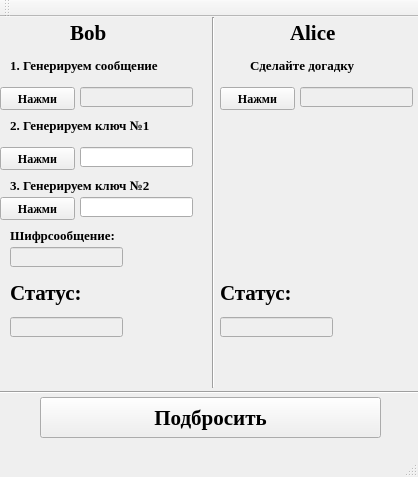
<?xml version="1.0" encoding="UTF-8"?>
<ui version="4.0">
 <class>MainWindow</class>
 <widget class="QMainWindow" name="MainWindow">
  <property name="geometry">
   <rect>
    <x>0</x>
    <y>0</y>
    <width>418</width>
    <height>477</height>
   </rect>
  </property>
  <property name="windowTitle">
   <string>MainWindow</string>
  </property>
  <widget class="QWidget" name="centralWidget">
   <widget class="QLabel" name="label">
    <property name="geometry">
     <rect>
      <x>70</x>
      <y>0</y>
      <width>71</width>
      <height>31</height>
     </rect>
    </property>
    <property name="font">
     <font>
      <family>Times New Roman</family>
      <pointsize>16</pointsize>
      <weight>75</weight>
      <bold>true</bold>
     </font>
    </property>
    <property name="text">
     <string>Bob</string>
    </property>
   </widget>
   <widget class="QLabel" name="label_2">
    <property name="geometry">
     <rect>
      <x>290</x>
      <y>0</y>
      <width>81</width>
      <height>31</height>
     </rect>
    </property>
    <property name="font">
     <font>
      <family>Times New Roman</family>
      <pointsize>16</pointsize>
      <weight>75</weight>
      <bold>true</bold>
     </font>
    </property>
    <property name="text">
     <string>Alice</string>
    </property>
   </widget>
   <widget class="QLabel" name="label_3">
    <property name="geometry">
     <rect>
      <x>10</x>
      <y>40</y>
      <width>171</width>
      <height>16</height>
     </rect>
    </property>
    <property name="font">
     <font>
      <family>Times New Roman</family>
      <pointsize>10</pointsize>
      <weight>75</weight>
      <bold>true</bold>
     </font>
    </property>
    <property name="text">
     <string>1. Генерируем сообщение</string>
    </property>
   </widget>
   <widget class="QPushButton" name="pushButton_messageBob">
    <property name="geometry">
     <rect>
      <x>0</x>
      <y>70</y>
      <width>75</width>
      <height>23</height>
     </rect>
    </property>
    <property name="font">
     <font>
      <family>Times New Roman</family>
      <weight>75</weight>
      <bold>true</bold>
     </font>
    </property>
    <property name="text">
     <string>Нажми</string>
    </property>
   </widget>
   <widget class="QLineEdit" name="lineEdit_messageBob">
    <property name="enabled">
     <bool>false</bool>
    </property>
    <property name="geometry">
     <rect>
      <x>80</x>
      <y>70</y>
      <width>113</width>
      <height>20</height>
     </rect>
    </property>
   </widget>
   <widget class="QLineEdit" name="lineEdit_keyBob">
    <property name="geometry">
     <rect>
      <x>80</x>
      <y>130</y>
      <width>113</width>
      <height>20</height>
     </rect>
    </property>
   </widget>
   <widget class="QLabel" name="label_4">
    <property name="geometry">
     <rect>
      <x>10</x>
      <y>100</y>
      <width>161</width>
      <height>16</height>
     </rect>
    </property>
    <property name="font">
     <font>
      <family>Times New Roman</family>
      <pointsize>10</pointsize>
      <weight>75</weight>
      <bold>true</bold>
     </font>
    </property>
    <property name="text">
     <string>2. Генерируем ключ №1</string>
    </property>
   </widget>
   <widget class="QLabel" name="label_5">
    <property name="geometry">
     <rect>
      <x>10</x>
      <y>160</y>
      <width>161</width>
      <height>16</height>
     </rect>
    </property>
    <property name="font">
     <font>
      <family>Times New Roman</family>
      <pointsize>10</pointsize>
      <weight>75</weight>
      <bold>true</bold>
     </font>
    </property>
    <property name="text">
     <string>3. Генерируем ключ №2</string>
    </property>
   </widget>
   <widget class="QPushButton" name="pushButton_keyBob">
    <property name="geometry">
     <rect>
      <x>0</x>
      <y>130</y>
      <width>75</width>
      <height>23</height>
     </rect>
    </property>
    <property name="font">
     <font>
      <family>Times New Roman</family>
      <weight>75</weight>
      <bold>true</bold>
     </font>
    </property>
    <property name="text">
     <string>Нажми</string>
    </property>
   </widget>
   <widget class="QPushButton" name="pushButton_key2Bob">
    <property name="geometry">
     <rect>
      <x>0</x>
      <y>180</y>
      <width>75</width>
      <height>23</height>
     </rect>
    </property>
    <property name="font">
     <font>
      <family>Times New Roman</family>
      <weight>75</weight>
      <bold>true</bold>
     </font>
    </property>
    <property name="text">
     <string>Нажми</string>
    </property>
   </widget>
   <widget class="QLineEdit" name="lineEdit_key2Bob">
    <property name="geometry">
     <rect>
      <x>80</x>
      <y>180</y>
      <width>113</width>
      <height>20</height>
     </rect>
    </property>
   </widget>
   <widget class="QLabel" name="label_6">
    <property name="geometry">
     <rect>
      <x>40</x>
      <y>220</y>
      <width>46</width>
      <height>13</height>
     </rect>
    </property>
    <property name="text">
     <string/>
    </property>
   </widget>
   <widget class="QLabel" name="label_7">
    <property name="geometry">
     <rect>
      <x>10</x>
      <y>210</y>
      <width>161</width>
      <height>16</height>
     </rect>
    </property>
    <property name="font">
     <font>
      <family>Times New Roman</family>
      <pointsize>10</pointsize>
      <weight>75</weight>
      <bold>true</bold>
     </font>
    </property>
    <property name="text">
     <string>Шифрсообщение:</string>
    </property>
   </widget>
   <widget class="QLineEdit" name="lineEdit_cipherBob">
    <property name="enabled">
     <bool>false</bool>
    </property>
    <property name="geometry">
     <rect>
      <x>10</x>
      <y>230</y>
      <width>113</width>
      <height>20</height>
     </rect>
    </property>
   </widget>
   <widget class="Line" name="line">
    <property name="geometry">
     <rect>
      <x>203</x>
      <y>0</y>
      <width>20</width>
      <height>371</height>
     </rect>
    </property>
    <property name="orientation">
     <enum>Qt::Vertical</enum>
    </property>
   </widget>
   <widget class="Line" name="line_2">
    <property name="geometry">
     <rect>
      <x>0</x>
      <y>360</y>
      <width>421</width>
      <height>31</height>
     </rect>
    </property>
    <property name="orientation">
     <enum>Qt::Horizontal</enum>
    </property>
   </widget>
   <widget class="QLabel" name="label_8">
    <property name="geometry">
     <rect>
      <x>250</x>
      <y>40</y>
      <width>141</width>
      <height>16</height>
     </rect>
    </property>
    <property name="font">
     <font>
      <family>Times New Roman</family>
      <pointsize>10</pointsize>
      <weight>75</weight>
      <bold>true</bold>
     </font>
    </property>
    <property name="text">
     <string>Сделайте догадку</string>
    </property>
   </widget>
   <widget class="QPushButton" name="pushButton_guessAlisa">
    <property name="geometry">
     <rect>
      <x>220</x>
      <y>70</y>
      <width>75</width>
      <height>23</height>
     </rect>
    </property>
    <property name="font">
     <font>
      <family>Times New Roman</family>
      <weight>75</weight>
      <bold>true</bold>
     </font>
    </property>
    <property name="text">
     <string>Нажми</string>
    </property>
   </widget>
   <widget class="QLineEdit" name="lineEdit_guessAlisa">
    <property name="enabled">
     <bool>false</bool>
    </property>
    <property name="geometry">
     <rect>
      <x>300</x>
      <y>70</y>
      <width>113</width>
      <height>20</height>
     </rect>
    </property>
   </widget>
   <widget class="QLabel" name="label_9">
    <property name="geometry">
     <rect>
      <x>10</x>
      <y>260</y>
      <width>71</width>
      <height>31</height>
     </rect>
    </property>
    <property name="font">
     <font>
      <family>Times New Roman</family>
      <pointsize>16</pointsize>
      <weight>75</weight>
      <bold>true</bold>
     </font>
    </property>
    <property name="text">
     <string>Статус:</string>
    </property>
   </widget>
   <widget class="QLabel" name="label_10">
    <property name="geometry">
     <rect>
      <x>220</x>
      <y>260</y>
      <width>71</width>
      <height>31</height>
     </rect>
    </property>
    <property name="font">
     <font>
      <family>Times New Roman</family>
      <pointsize>16</pointsize>
      <weight>75</weight>
      <bold>true</bold>
     </font>
    </property>
    <property name="text">
     <string>Статус:</string>
    </property>
   </widget>
   <widget class="QLineEdit" name="lineEdit_ResultBob">
    <property name="enabled">
     <bool>false</bool>
    </property>
    <property name="geometry">
     <rect>
      <x>10</x>
      <y>300</y>
      <width>113</width>
      <height>20</height>
     </rect>
    </property>
   </widget>
   <widget class="QLineEdit" name="lineEdit_ResultAlisa">
    <property name="enabled">
     <bool>false</bool>
    </property>
    <property name="geometry">
     <rect>
      <x>220</x>
      <y>300</y>
      <width>113</width>
      <height>20</height>
     </rect>
    </property>
   </widget>
   <widget class="QPushButton" name="pushButton_Play">
    <property name="geometry">
     <rect>
      <x>40</x>
      <y>380</y>
      <width>341</width>
      <height>41</height>
     </rect>
    </property>
    <property name="font">
     <font>
      <family>Times New Roman</family>
      <pointsize>16</pointsize>
      <weight>75</weight>
      <bold>true</bold>
     </font>
    </property>
    <property name="text">
     <string>Подбросить</string>
    </property>
   </widget>
   <widget class="QLabel" name="label_11">
    <property name="geometry">
     <rect>
      <x>10</x>
      <y>320</y>
      <width>51</width>
      <height>21</height>
     </rect>
    </property>
    <property name="frameShape">
     <enum>QFrame::NoFrame</enum>
    </property>
    <property name="text">
     <string/>
    </property>
   </widget>
   <widget class="QLabel" name="label_12">
    <property name="geometry">
     <rect>
      <x>70</x>
      <y>320</y>
      <width>141</width>
      <height>21</height>
     </rect>
    </property>
    <property name="text">
     <string/>
    </property>
   </widget>
   <widget class="QLabel" name="label_13">
    <property name="geometry">
     <rect>
      <x>10</x>
      <y>340</y>
      <width>191</width>
      <height>16</height>
     </rect>
    </property>
    <property name="text">
     <string/>
    </property>
   </widget>
  </widget>
  <widget class="QMenuBar" name="menuBar">
   <property name="geometry">
    <rect>
     <x>0</x>
     <y>0</y>
     <width>418</width>
     <height>21</height>
    </rect>
   </property>
  </widget>
  <widget class="QToolBar" name="mainToolBar">
   <attribute name="toolBarArea">
    <enum>TopToolBarArea</enum>
   </attribute>
   <attribute name="toolBarBreak">
    <bool>false</bool>
   </attribute>
  </widget>
  <widget class="QStatusBar" name="statusBar"/>
 </widget>
 <layoutdefault spacing="6" margin="11"/>
 <resources/>
 <connections/>
</ui>
